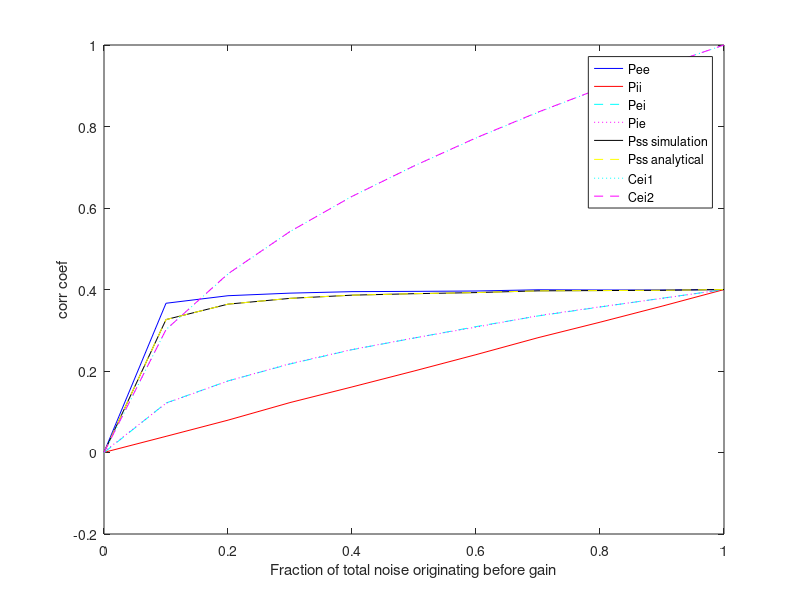
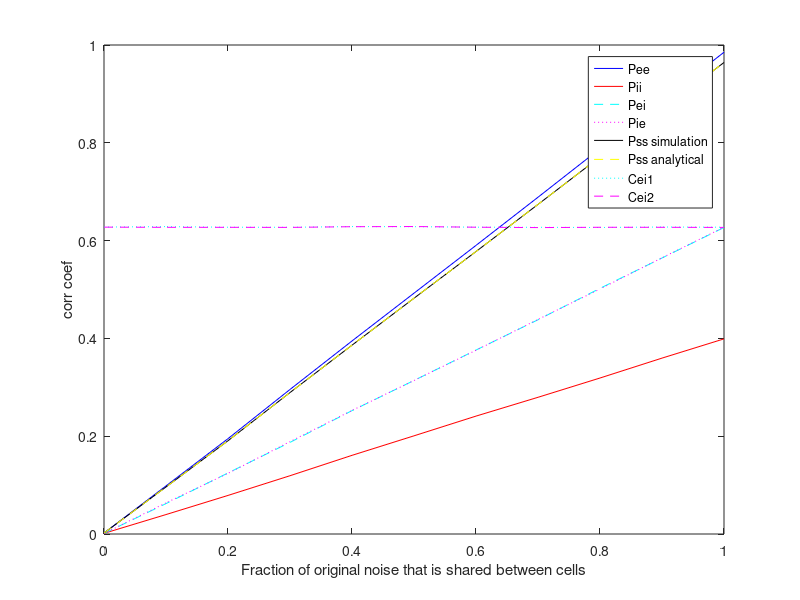
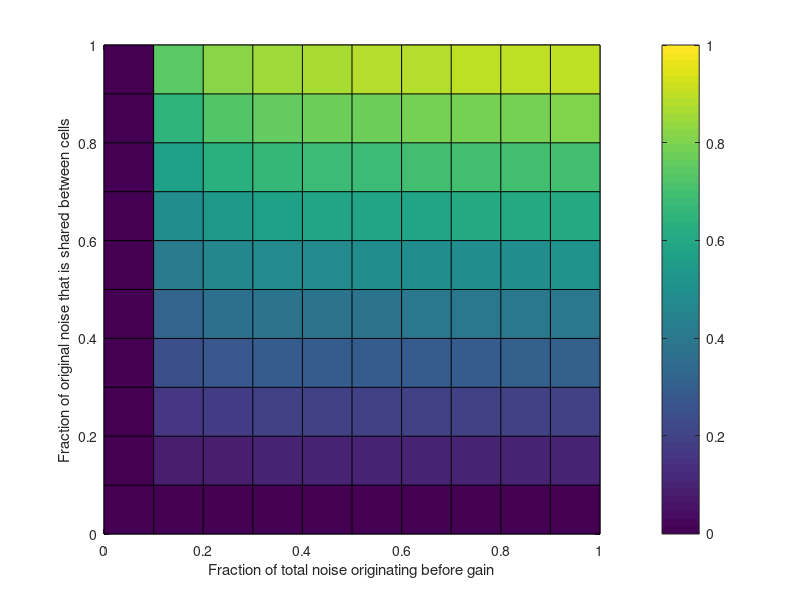

The MATLAB script that drew these images, in order:
% simple simulation of pairwise correlations (modified from
% pairCorreatlions2.m): 

% JC 4/28/11
% parameters
Nt_var = 100 ; % total noise variance per g per cell  
FracNc = [0:.1:1] ; % fraction of noise that orignates before gain
FracNpair = [0:.1:1] ; % fraction of common noise that is correlated accross pairs (i.e. how much overlap)

gain_E1 = 10 ;
gain_I1 = 1 ;
gain_E2 = 10 ;
gain_I2 = 1 ;

numPnts = 1000000 ;

for a = 1:length(FracNpair) ;
    for b = 1:length(FracNc) ;

        % variances
        Npair_var = Nt_var*FracNpair(a)*FracNc(b) ;
        NindCell_var = Nt_var*FracNc(b)*(1 - FracNpair(a)) ;
        NindG_var = Nt_var*(1 - FracNpair(a)*FracNc(b) - FracNc(b)*(1 - FracNpair(a))) ;

        % create independant vectors
        N1 = normrnd(0,sqrt(NindCell_var),1,numPnts) ;
        N2 = normrnd(0,sqrt(NindCell_var),1,numPnts) ;

        Np = normrnd(0,sqrt(Npair_var),1,numPnts) ;

        Ne1 = normrnd(0,sqrt(NindG_var),1,numPnts) ;
        Ne2 = normrnd(0,sqrt(NindG_var),1,numPnts) ;
        Ni1 = normrnd(0,sqrt(NindG_var),1,numPnts) ;
        Ni2 = normrnd(0,sqrt(NindG_var),1,numPnts) ;

        % create dependant vectors
        Nc1 = N1 + Np ;
        Nc2 = N2 + Np ;

        Et1 = Nc1*gain_E1 + Ne1 ;
        Et2 = Nc2*gain_E2 + Ne2 ;

        It1 = Nc1*gain_I1 + Ni1 ;
        It2 = Nc2*gain_I2 + Ni2 ;

        % total synaptic current
        Current_1 = Et1-It1 ;
        Current_2 = Et2-It2 ;

        % correlations
        corrEt1Et2(a,b) = mean(Et1.*Et2) ;
        corrIt1It2(a,b) = mean(It1.*It2) ;

        corrEt1It1(a,b) = mean(Et1.*It1) ;
        corrEt2It2(a,b) = mean(Et2.*It2) ;

        corrEt1It2(a,b) = mean(Et1.*It2) ;
        corrEt2It1(a,b) = mean(Et2.*It1) ;

        corrCurrent(a,b) = mean(Current_1.*Current_2) ;

        % corr coef 
        corrCoefEt1Et2(a,b) = corrEt1Et2(a,b)/sqrt(mean(Et1.^2)*mean(Et2.^2)) ;
        corrCoefIt1It2(a,b) = corrIt1It2(a,b)/sqrt(mean(It1.^2)*mean(It2.^2)) ;

        corrCoefEt1It1(a,b) = corrEt1It1(a,b)/sqrt(mean(Et1.^2)*mean(It1.^2)) ; 
        corrCoefEt2It2(a,b) = corrEt2It2(a,b)/sqrt(mean(Et2.^2)*mean(It2.^2)) ; 

        corrCoefEt1It2(a,b) = corrEt1It2(a,b)/sqrt(mean(Et1.^2)*mean(It2.^2)) ; 
        corrCoefEt2It1(a,b) = corrEt2It1(a,b)/sqrt(mean(Et2.^2)*mean(It1.^2)) ; 

        corrCoefCurrent(a,b) = corrCurrent(a,b)/sqrt(mean(Current_1.^2)*mean(Current_2.^2)) ;

        % prediction of corrCurrent
        corrCurrent_Pred = corrEt1Et2(a,b) + corrIt1It2(a,b) - corrEt1It2(a,b) - corrEt2It1(a,b) ;
        Denominator = sqrt((mean(Et1.^2) + mean(It1.^2) - 2*corrEt1It1(a,b))*(mean(Et2.^2) + mean(It2.^2) - 2*corrEt2It2(a,b))) ;
        corrCoefCurrent_Pred(a,b) = corrCurrent_Pred/Denominator ;
    end 
end

figure
plot(FracNc,corrCoefEt1Et2(5,:),'b')
hold on
plot(FracNc,corrCoefIt1It2(5,:),'r')
plot(FracNc,corrCoefEt1It2(5,:),'c--')
plot(FracNc,corrCoefEt2It1(5,:),'m:')
plot(FracNc,corrCoefCurrent(5,:),'k')
plot(FracNc,corrCoefCurrent_Pred(5,:),'y--')
plot(FracNc,corrCoefEt1It1(5,:),'c:')
plot(FracNc,corrCoefEt2It2(5,:),'m--')
xlabel('Fraction of total noise originating before gain')
ylabel('corr coef')
legend('Pee','Pii','Pei','Pie','Pss simulation','Pss analytical','Cei1','Cei2')

figure
plot(FracNpair ,corrCoefEt1Et2(:,5),'b')
hold on
plot(FracNpair ,corrCoefIt1It2(:,5),'r')
plot(FracNpair ,corrCoefEt1It2(:,5),'c--')
plot(FracNpair ,corrCoefEt2It1(:,5),'m:')
plot(FracNpair ,corrCoefCurrent(:,5),'k')
plot(FracNpair ,corrCoefCurrent_Pred(:,5),'y--')
plot(FracNpair ,corrCoefEt1It1(:,5),'c:')
plot(FracNpair ,corrCoefEt2It2(:,5),'m--')
xlabel('Fraction of original noise that is shared between cells')
ylabel('corr coef')
legend('Pee','Pii','Pei','Pie','Pss simulation','Pss analytical','Cei1','Cei2')

figure
pcolor(FracNpair,FracNc,corrCoefCurrent)
colorbar
xlabel('Fraction of total noise originating before gain')
ylabel('Fraction of original noise that is shared between cells')
